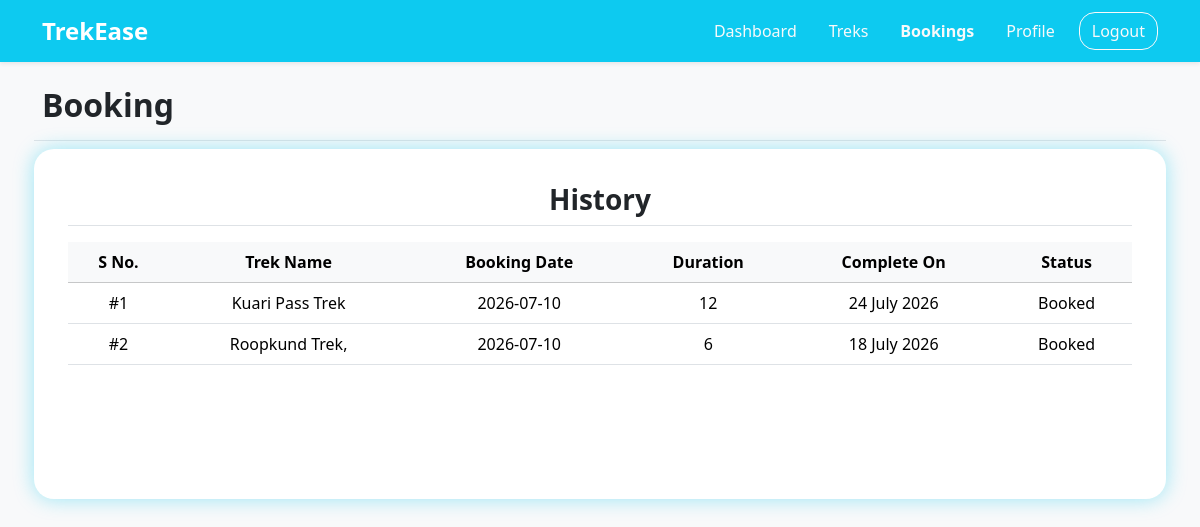
The app's page /my_bookings/2, older data.
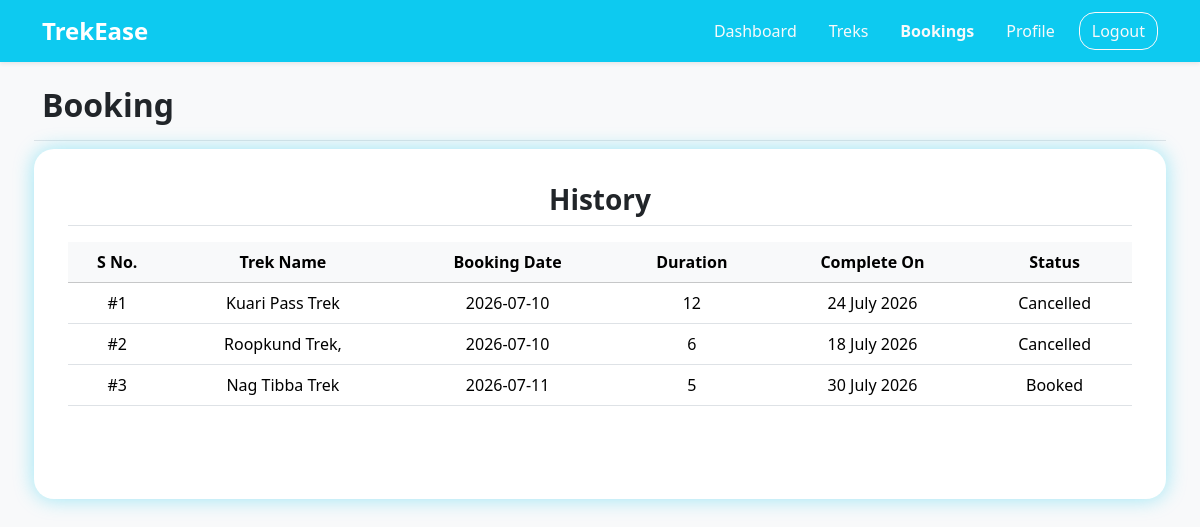
The same page, newer data.
### application/models.py (models this page shows)
class Booking(db.Model):
    __tablename__ = "booking"
    id = db.Column(db.Integer, primary_key=True)
    trek_id = db.Column(db.Integer, db.ForeignKey("trek.id"))
    user_id = db.Column(db.Integer, db.ForeignKey("user.id"))
    status = db.Column(db.String(), default="Booked")
    booking_date = db.Column(db.Date, default=date.today)

class Trek(db.Model):
    __tablename__ = "trek"
    id = db.Column(db.Integer(), primary_key=True)
    trek_name = db.Column(db.String(30), unique=True, nullable=False)
    location = db.Column(db.String(), nullable=False)
    difficulty = db.Column(db.String(), nullable=False)
    duration = db.Column(db.Integer(), nullable=False)
    available_slots = db.Column(db.Integer(), nullable=False)
    staff_id = db.Column(db.Integer(), db.ForeignKey("user.id"))
    status = db.Column(db.String(), default="Open", nullable=False)
    start_date = db.Column(db.Date, nullable=False)
    end_date = db.Column(db.Date, nullable=False)
    description = db.Column(db.Text)
    image = db.Column(db.String(), nullable=False)
    created_at = db.Column(db.Date, default=date.today, nullable=False)
    bookings = db.relationship("Booking", backref="trek")

### application/controllers.py (the view)
@app.route("/my_bookings/<int:user_id>")
def my_bookings(user_id):
    user = User.query.get(user_id)
    return render_template("/user/my_bookings.html", user=user)

### templates/user/my_bookings.html (shortened to what this page needs)
<!DOCTYPE html>
<html lang="en">
<head>
    <link href="https://cdn.jsdelivr.net/npm/bootstrap@5.3.2/dist/css/bootstrap.min.css" rel="stylesheet">
    <link rel="stylesheet" href="/static/style.css">
</head>
{% if user.status == "Blacklisted" %}
<body class="d-flex flex-column min-vh-100 bg-light">
    <nav class="navbar navbar-expand-lg navbar-dark bg-info shadow-sm">
        <div class="container">
            <div class="navbar-brand ">
                <a class="navbar-brand fw-bold fs-4" href="#">TrekEase</a>
            </div>
            <ul class="nav align-items-center">
                <li class="nav-item ms-2">
                    <a href="/" class="btn btn-outline-light rounded-4">Logout</a>
                </li>
            </ul>
        </div>
        </div>
    </nav>
    <div class="container text-center" id="pending-message">
        <h2 class="mb-3 border-bottom pb-2">Access Restricted</h2>
        <p class=" fs-6 fw-semibold ">Hello {{user.name}}, your User id has been blocked</p>
        <a href="/" class="btn btn-outline-danger rounded-4">Logout</a>
    </div>
</body>
{% else %}
<body class="d-flex flex-column min-vh-100 bg-light">
    <nav class="navbar navbar-expand-lg navbar-dark bg-info shadow-sm">
        <div class="container">
            <div class="navbar-brand ">
                <a class="navbar-brand fw-bold fs-4" href="/user_dashboard/{{user.id}}">TrekEase</a>
            </div>
                <ul class="nav align-items-center">
                <li class="nav-item"><a class="nav-link active link-light" href="/user_dashboard/{{user.id}}">Dashboard</a></li>
                <li class="nav-item"><a class="nav-link link-light" href="/user_treks/{{user.id}}">Treks</a></li>
                <li class="nav-item"><a class="nav-link link-light fw-bold" href="/my_bookings/{{user.id}}">Bookings</a></li>
                <li class="nav-item"><a class="nav-link link-light" href="/profile/{{user.id}}">Profile</a></li>
                <li class="nav-item ms-2">
                    <a href="/" class="btn btn-outline-light rounded-4">Logout</a>
                </li>
            </ul>
            </div>
    </nav>
    <div class="container text-center">
        <div class="text-center mt-2">
            <div class="row my-2 g-3">
                <div class="mb-2 d-flex justify-content-between align-items-center w-100 border-bottom pb-2">
                    <h2 class="fw-semibold">Booking</h2>
                </div>
                <div class="admin-tables">
                    <h3 class="fw-semibold mb-3 border-bottom pb-2">History</h3>
                    <table class="table table-hover align-middle mb-0">
                        <thead class="text-center table-light sticky-top">
                            <tr>
                                <th scope="col">S No.</th>
                                <th scope="col">Trek Name</th>
                                <th scope="col">Booking Date</th>
                                <th scope="col">Duration</th>
                                <th scope="col">Complete On</th>
                                <th scope="col">Status</th>
                            </tr>
                        </thead>
                        <tbody class="text-center">
                            {% for book in user.bookings %}
                            <tr>
                                <td>#{{loop.index}}</td>
                                <td>{{book.trek.trek_name}}</td>
                                <td>{{book.booking_date}}</td>
                                <td>{{book.trek.duration}}</td>
                                <td>{{book.trek.end_date.strftime("%d %B %Y")}}</td>
                                <td>{{book.status}}</td>
                            </tr>
                            {% endfor %}
                        </tbody>
                    </table>
                </div>
            </div>
        </div>
    </div>
</body>
{% endif %}
</html>

Row changes from the older to the newer data that the page shows:
changed Booking "Kuari Pass Trek": status "Booked" → "Cancelled"
changed Booking "Roopkund Trek,": status "Booked" → "Cancelled"
added Booking: trek.trek_name "Nag Tibba Trek", booking_date "2026-07-11", trek.duration "5", trek.end_date "30 July 2026", status "Booked"
